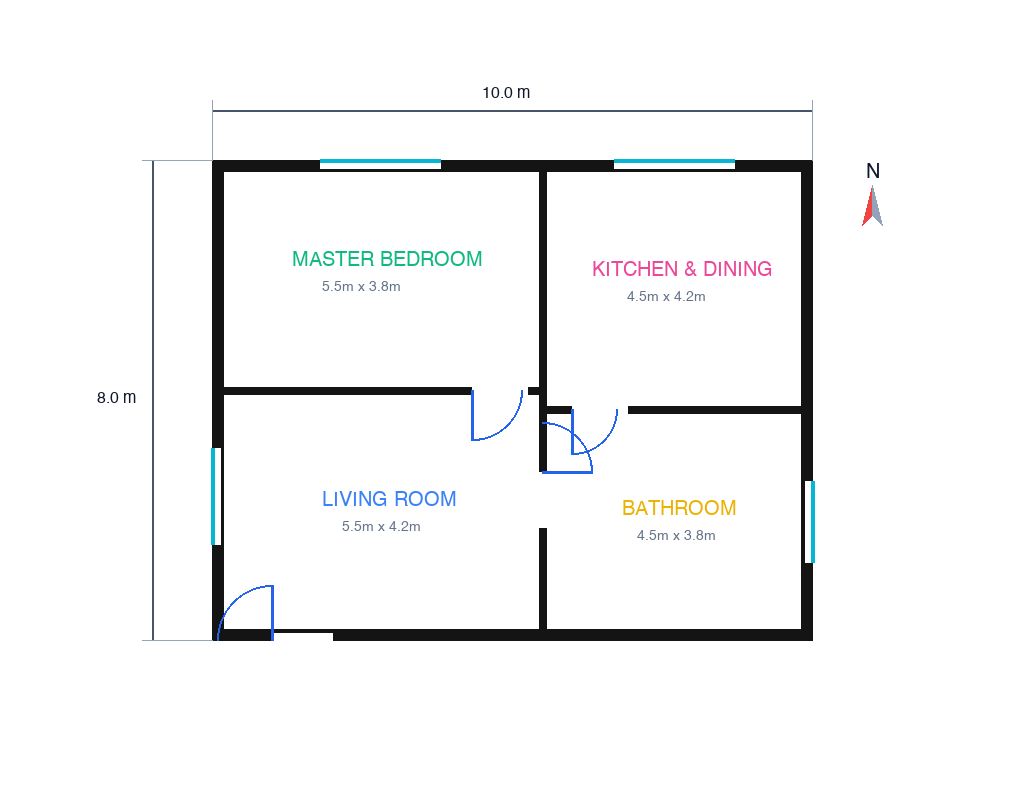
#> input picture frontend-form-studio/samples/perfect_floorplan.png, 1024 x 800 px
$ python -i feature_detection.py   (imports and definitions only)
#> lines starting #> are read from the running program, lines starting #| are printed output that depends on the picture
from typing import Dict, Any, List, Tuple
import cv2
import numpy as np


ROOM_COLORS = {
    'living': '#3b82f6',
    'bedroom': '#10b981',
    'kitchen': '#ec4899',
    'bathroom': '#eab308',
    'dining': '#f97316',
    'hallway': '#64748b',
    'office': '#8b5cf6',
    'balcony': '#06b6d4',
    'entrance': '#a855f7',
    'porch': '#78716c',
}


def detect_walls_morphological(binary_img: np.ndarray) -> np.ndarray:
    """
    Isolates horizontal and vertical structural walls using directional morphological kernels.
    """
    h, w = binary_img.shape
#> h = 800; w = 1024
    # Dynamic kernel length based on image dimensions (e.g. 2.5% of dimension)
    h_len = max(15, int(w * 0.025))
#> h_len = 25
    v_len = max(15, int(h * 0.025))
#> v_len = 20

    # Horizontal wall mask
    h_kernel = cv2.getStructuringElement(cv2.MORPH_RECT, (h_len, 1))
    h_walls = cv2.erode(binary_img, h_kernel)
    h_walls = cv2.dilate(h_walls, h_kernel)
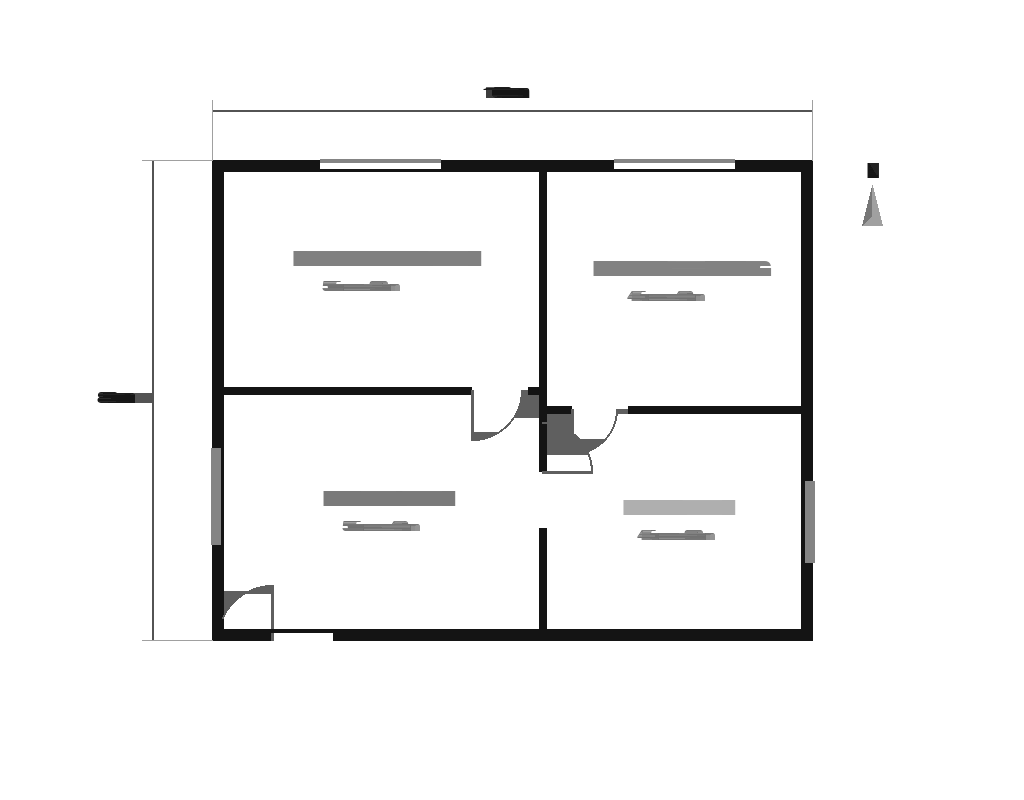
#> h_walls: shape (800, 1024); min 20, max 255, mean 243.3

    # Vertical wall mask
    v_kernel = cv2.getStructuringElement(cv2.MORPH_RECT, (1, v_len))
#> v_kernel = 20 values from 1 to 1
    v_walls = cv2.erode(binary_img, v_kernel)
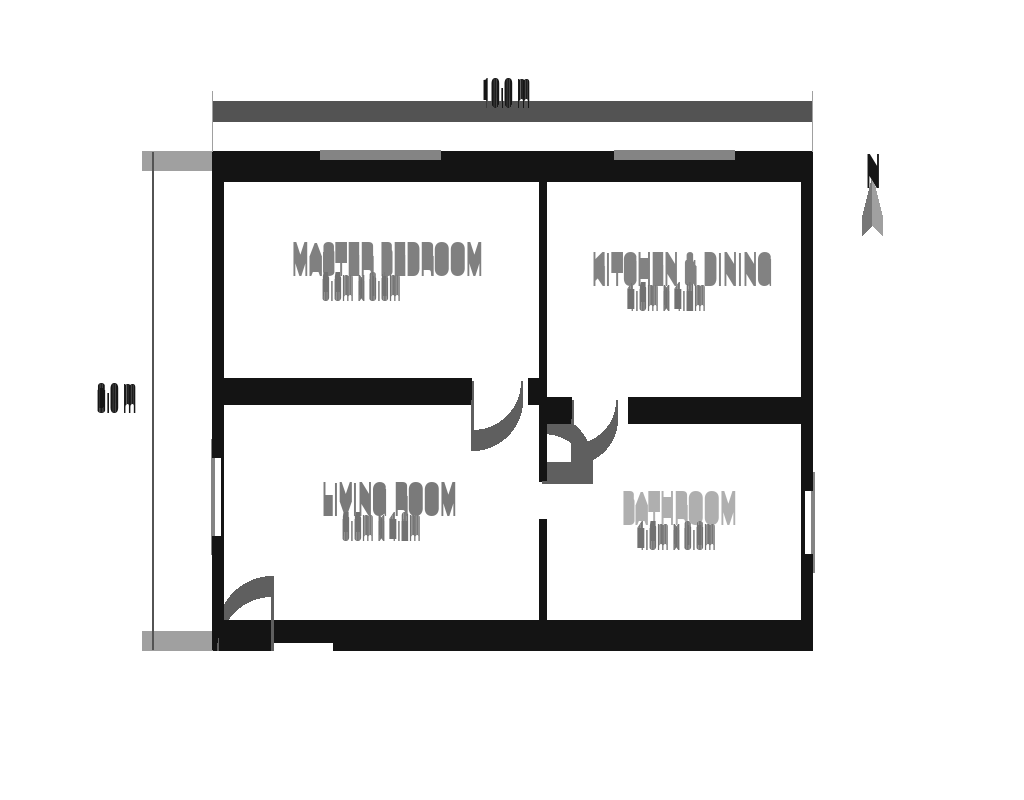
#> v_walls: shape (800, 1024); min 20, max 255, mean 229.8
    v_walls = cv2.dilate(v_walls, v_kernel)
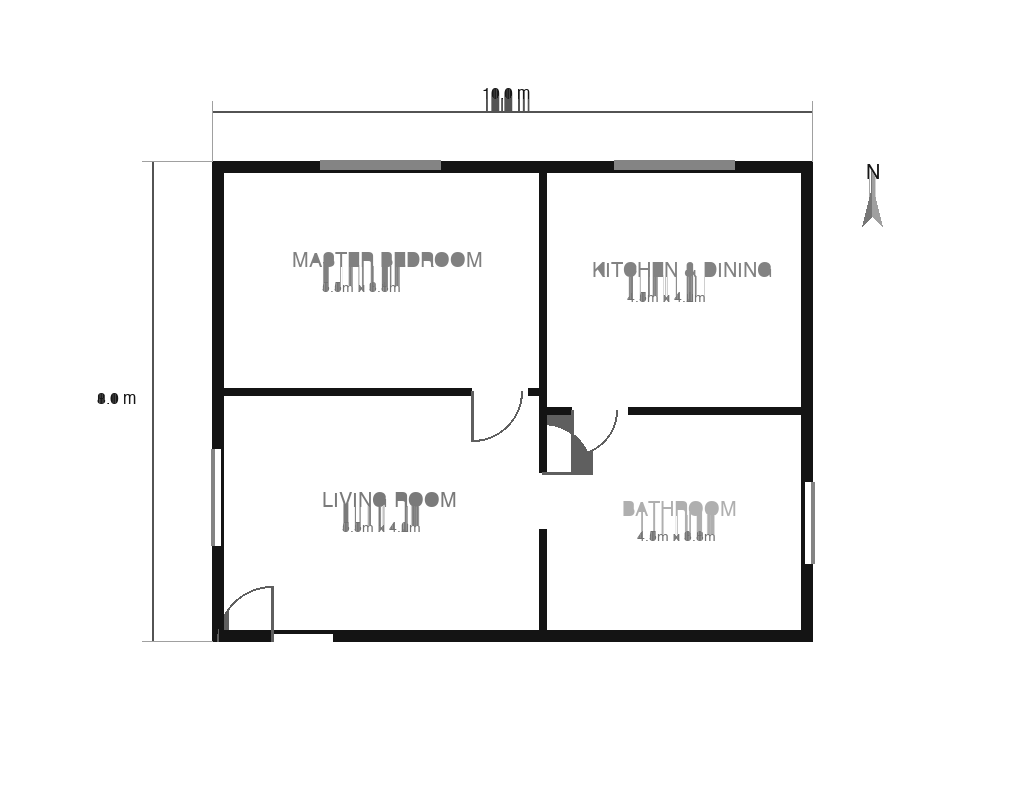
#> v_walls: shape (800, 1024); min 20, max 255, mean 244.2

    # Combine
    combined = cv2.bitwise_or(h_walls, v_walls)
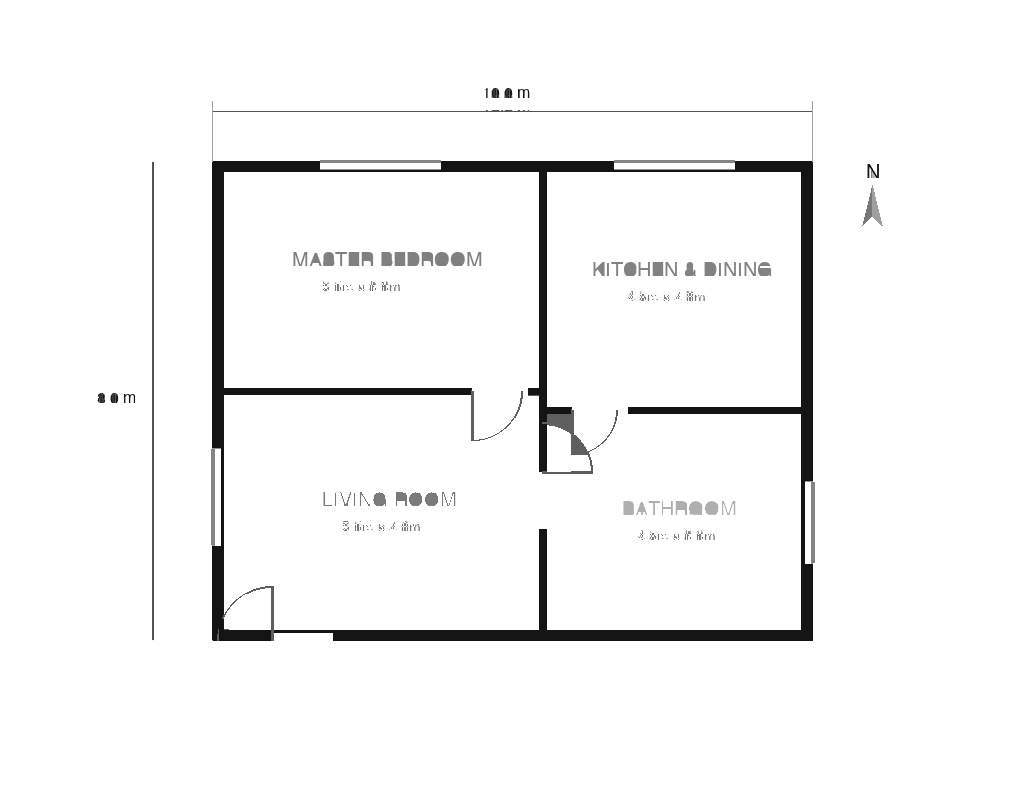
#> combined: shape (800, 1024); min 20, max 255, mean 245.7

    # Dilate slightly to form a continuous manifold
    wall_join_kernel = cv2.getStructuringElement(cv2.MORPH_RECT, (3, 3))
    wall_mask = cv2.dilate(combined, wall_join_kernel, iterations=1)
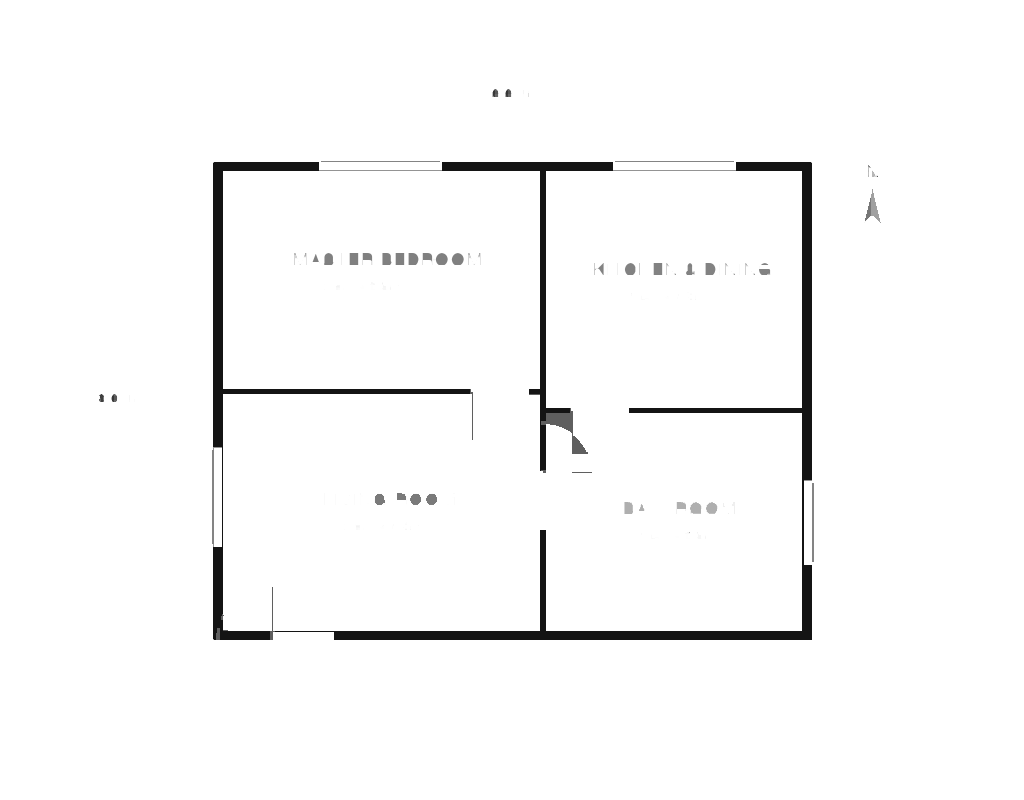
#> wall_mask: shape (800, 1024); min 20, max 255, mean 248.5
    return wall_mask


# [314 lines left out: functions detect_wall_segments_hough, merge_collinear_segments, detect_rooms, assign_semantic_room_types, detect_architectural_features, not called in this run]

>>> import cv2
>>> picture = cv2.imread('../../../frontend-form-studio/samples/perfect_floorplan.png', cv2.IMREAD_GRAYSCALE)
>>> result = detect_walls_morphological(picture)
